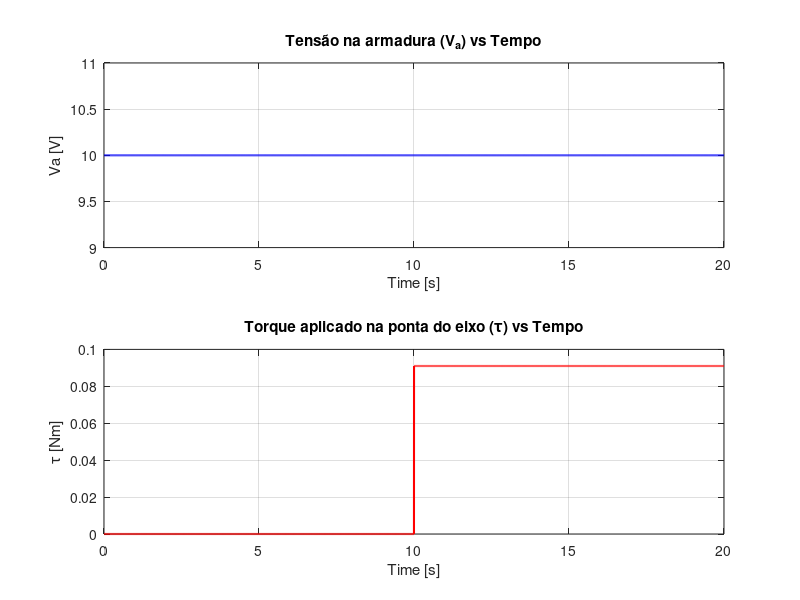
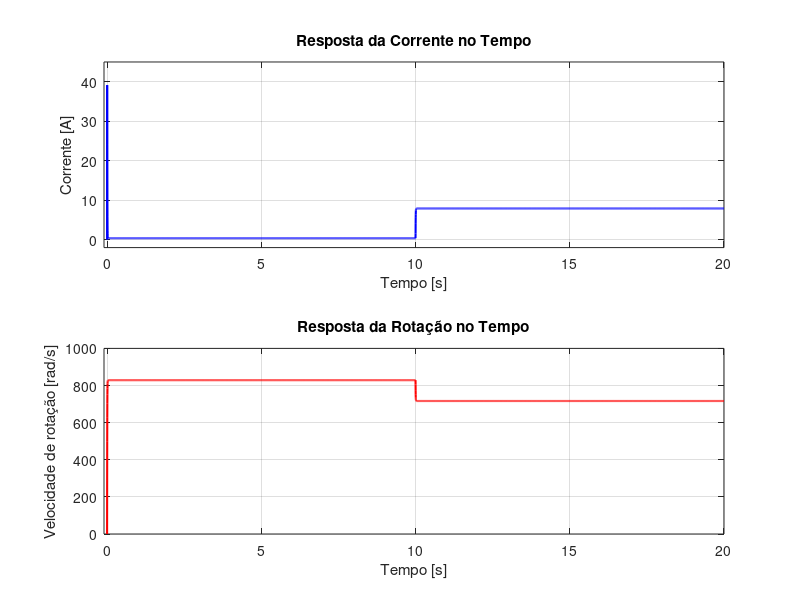
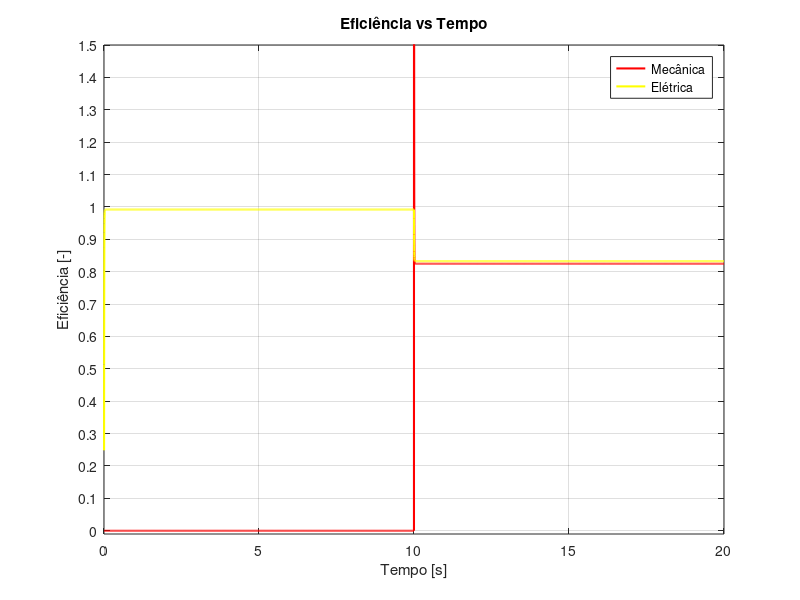

Write MATLAB code to recreate these figures, in order.
%% Sistemas de Controle I
%% Entrega 1 - Motor DC
% Grupo: Elisa Magalhães Pinto (13673468)
%        Emilio de Castro van Leggelo (13673520)
%        Gustavo Florida Defant (13673364)
%        João Vitor Forner (13673385)
%        Rafael Basaglia Gimenez (13673430)

clear all
close all
clc

%% Modelagem do motor
% Definindo parâmetros do motor ===========================================

R = .179;            % Resistência [ohm] = [(kg.m^2)/(s^3.A^2)]
L = .0456 * 10^-3;   % Indutância [mH] -> [H] = [(kg.m^2)/(s^2.A^2)]
J = 35.1 * 10^-7;    % Inércia do Rotor [g.cm^2] -> [kg.m^2]
c = 5.4096 * 10^-6;  % Coeficiente de fricção do rotor 
kt = 12 * 10^-3;     % Cte de torque [mNm/A] -> [Nm/A] = [(kg.m^2)/(s^2.A)]
kv = 797 * (pi/30);  % Cte de velocidade [rpm/V]->[(rad.s^2.A)/(kg.m^2)]
ke = 1/kv;           % Cte de força eletromotriz [V/rpm]-> [(kg.m^2)/(s^2.A.rad)]

% Espaço de Estados =======================================================

A = [-R/L -ke/L;
    kt/J -c/J];

B = [1/L 0;
    0 -1/J];

C = [1 0;
    0 1];

[rows_C, ~] = size(C);     % Número de linhas de C
[~, columns_B] = size(B);  % Número de colunas de B

D = zeros(rows_C, columns_B);

model = ss(A, B, C, D); 

% Entradas ================================================================

Va = 10 * ones(10000, 1);          % entrada de tensão constante e igual a 10V ao longo de todo o período de simulação
tau = .091 * ([zeros(5000, 1); ...
                ones(5000, 1)]);   % torque externo aplicado na ponta do eixo, entrada degrau a partir da metade da simulação
time = linspace(0, 20, 10000)';    % transposto, define o tempo como indo de 0 a 20s com 10000 pontos de medição. Metade da simulação t=10s

% Plot entradas ===========================================================

figure(1)
subplot(2, 1, 1);
plot(time, Va, '-b', 'LineWidth', 1.5)
xlabel('Time [s]')
ylabel('Va [V]')
title('Tensão na armadura (V_a) vs Tempo')
grid on

subplot(2, 1, 2);
plot(time, tau, '-r', 'LineWidth', 1.5)
xlabel('Time [s]')
ylabel('\tau [Nm]')
title('Torque aplicado na ponta do eixo (\tau) vs Tempo')
grid on

% Plot saídas =============================================================

[y, t] = lsim(model, [Va tau], time);           % Simular a resposta no tempo do modelo de espaaço de estados, com as entradas [Va tau] do mesmo comprimento que o vetor de tempo time. Ignorei o x em [y, t, x] pois ele não será relevante na análise

figure(2);
subplot(2, 1, 1);
    plot(t, y(:, 1), '-b', 'LineWidth', 1.5);   % A 1ª coluna de y refere-se a saída para corrente, determinado pela matriz C
    xlabel('Tempo [s]');
    xlim([-0.1 inf]);
    ylabel('Corrente [A]');
    ylim([-2 45]);
    title('Resposta da Corrente no Tempo');
    grid on;

subplot(2, 1, 2);
    plot(t, y(:, 2), '-r', 'LineWidth', 1.5);
    xlabel('Tempo [s]');
    xlim([-0.1 inf]);
    ylabel('Velocidade de rotação [rad/s]');
    ylim([0 1000]);
    yticks(0:200:1000); 
    title('Resposta da Rotação no Tempo');
    grid on;

% Cálculo das eficiências =================================================

I = y(:, 1);   % Corrente elétrica 
P_eletrica = Va .* y(:,1);                     % Potência elétrica = V * I
P_mecanica = tau .* y(:, 2);                   % Potência mecânica = \omega * tau [(rad/s)*Nm]

R_indutor = L .* y(:, 2);                      % Resistência aproximada do Indutor = 2*pi*f*L (f = omega/2pi)
P_resistor = I.* I * R;                        % Potência dissipada pelo resistor P_R = I^2 * R
P_indutor = I.* I .* R_indutor;                % pelo indutor
P_dissipada = (P_indutor) + (P_resistor);

P_eletrica_util = P_eletrica - (P_dissipada);  % Potência que de fato chega ao motor para gerar torque


eficiencia_mecanica = (P_mecanica) ./ (P_eletrica);         % Calcula a eficiência mecânica com o quanto da potência elétrica fornecida foi tranformada em trabalho
mean_mecanica = mean(P_mecanica) / mean(P_eletrica);        % Eficiência média
eficiencia_eletrica = (P_eletrica_util) ./ (P_eletrica);    % Ef elétrica como sendo a potência que de fato entra no motor em relação a total do sistema
mean_eletrica = mean (P_eletrica_util) ./ mean(P_eletrica);


figure(3);
plot(time, eficiencia_mecanica, '-r', 'LineWidth', 1.5);
hold on
plot(time, eficiencia_eletrica, '-y', 'LineWidth', 1.5)
xlabel('Tempo [s]');
ylabel('Eficiência [-]');
ylim([-.01 1.5]);
yticks(0:0.1:1.5); 
legend('Mecânica', 'Elétrica');
title('Eficiência vs Tempo');
grid on;


% Cálculo das médias em intervalos específicos
t0 = find(t > 0, 1);
t9 = find(t >= 9, 1);
t11 = find(t >= 11, 1);
t20 = find(t == 20, 1);

P_eletrica_0_9s = mean(P_eletrica(t0:t9));
P_mecanica_0_9s = mean(P_mecanica(t0:t9));
eficiencia_mecanica_0_9s = mean(eficiencia_mecanica(t0:t9));
eficiencia_eletrica_0_9s = mean(eficiencia_eletrica(t0:t9));

P_eletrica_11_20s = mean(P_eletrica(t11:t20));
P_mecanica_11_20s = mean(P_mecanica(t11:t20));
eficiencia_mecanica_11_20s = mean(eficiencia_mecanica(t11:t20));
eficiencia_eletrica_11_20s = mean(eficiencia_eletrica(t11:t20));

disp('Eficiências médias ========================')
disp('de 0 a 9s:');
disp(['Mecânica: ' char(951) ' = ' num2str(eficiencia_mecanica_0_9s)])
disp(['Elétrica: ' char(951) ' = ' num2str(eficiencia_eletrica_0_9s)])
disp('  ');
disp('de 11 a 20s:');
disp(['Mecânica: ' char(951) ' = ' num2str(eficiencia_mecanica_11_20s)])
disp(['Elétrica: ' char(951) ' = ' num2str(eficiencia_eletrica_11_20s)])


